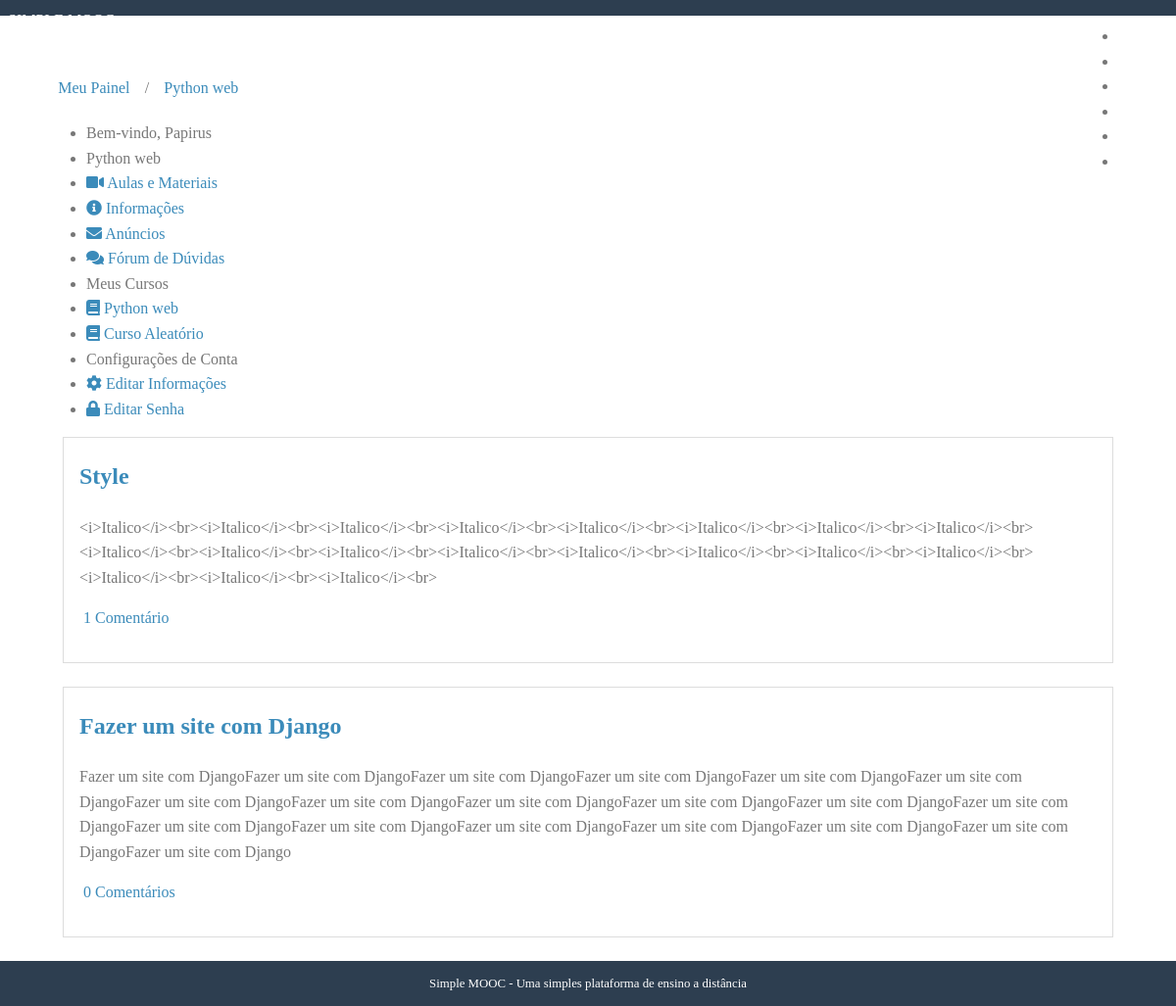
The app's page /cursos/python-web/anuncios/ (signed in) with its own data.
### courses/models.py (models this page shows, shortened)
class Course(models.Model):
    name = models.CharField('Nome', max_length=100)
    slug = models.SlugField('Atalho')
    description = models.TextField('Descrição', blank=True)
    about = models.TextField('Sobre o curso', blank = True)
    start_date = models.DateField(
        'Data de inicio', null=True, blank=True
    )
    image = models.ImageField(
        upload_to='courses/images', verbose_name='Imagem',
        null=True, blank=True
    )
    created_at = models.DateField(
        'Criado em', auto_now_add=True
    )
    updated_at = models.DateField(
        'Atualizado em', auto_now = True
    )
    objects = CourseManager()
    def __str__(self):
        return self.name
    class Meta:
        verbose_name = 'Curso'
        verbose_name_plural = 'Cursos'
        ordering = ['name']

class Enrollment(models.Model):
    STATUS_CHOICES = (
        (0, 'Pendente'),
        (1, 'Aprovado'),
        (2, 'Cancelado')
    )
    user = models.ForeignKey(
        settings.AUTH_USER_MODEL, verbose_name='Usuário',
        related_name='enrollments', on_delete=models.CASCADE,
    )
    course = models.ForeignKey(
        Course, verbose_name='Curso',
        related_name='enrollments', on_delete=models.CASCADE
    )
    status = models.IntegerField('Situação', choices=STATUS_CHOICES,
        default = 0,
        blank = True,
    )
    created_at = models.DateTimeField('Criado em', auto_now_add=True)
    updated_at = models.DateTimeField('Atualizado em', auto_now=True)
    class Meta:
        verbose_name = 'Inscrição'
        verbose_name_plural = 'Incrições'
        unique_together = (('user', 'course'),)

class Announcement(models.Model):
    course = models.ForeignKey(Course, verbose_name = 'Curso', related_name='announcements', on_delete = models.CASCADE)
    title = models.CharField('Título', max_length=100)
    content = models.TextField('Conteudo')
    created_at = models.DateTimeField('Criado em', auto_now_add=True)
    updated_at = models.DateTimeField('Atualizado em', auto_now=True)
    class Meta:
        verbose_name = 'Anúncio'
        verbose_name_plural = 'Anúncios'
        ordering = ['-created_at']

### accounts/models.py (models this page shows, shortened)
class User(AbstractUser, PermissionsMixin):
    username = models.CharField('Nome do usuário', max_length=30, unique = True,
    validators=[validators.RegexValidator(re.compile('^[\w.@+-]+$'),
            'O nome de usuário só pode conter letras, digitos ou os '
            'seguintes caracteres: @/./+/-/_', 'invalid')]
    )
    email = models.EmailField('E-mail', unique=True)
    name = models.CharField('Nome', max_length=100, blank=True)
    is_active = models.BooleanField('Está Ativo?', blank=True, default=True)
    is_staff = models.BooleanField('É da equipe', blank=True, default=False)
    is_superuser = models.BooleanField('É da equipe', blank=True, default=False)
    date_joined = models.DateTimeField('Data de Entrada', auto_now_add=True)
    objects = UserManager()
    USERNAME_FIELD = 'username'
    REQUIRED_FIELDS = ['email']
    def __str__(self):
        return self.name or self.username
    class Meta:
        verbose_name = 'Usuário'
        verbose_name_plural = 'Usuários'

### courses/decorators.py (the view, shortened to what this page needs)
    def _wrapper(request, *args, **kwargs):
        slug = kwargs['slug']
        course = get_object_or_404(Course, slug=slug)
        has_permission = request.user.is_staff
        if not has_permission:
            messages.error(request, message)
            return redirect('accounts:dashboard')
        request.course = course
        return view_func(request, *args, **kwargs)

### accounts/templatetags/courses_tags.py (called while the page is built)
@register.simple_tag
def load_my_courses(user):
    return Enrollment.objects.filter(user=user)

### courses/views.py (called while the page is built)
@login_required
@enrollment_required
def announcements(request, slug):
    course = request.course
    template = 'courses/announcements.html'
    context = {
        'course': course,
        'announcements': course.announcements.all()
    }
    return render(request, template, context)

### courses/templates/courses/announcements.html (shortened to what this page needs)
{% extends "courses/course_dashboard.html" %}
{% block dashboard_content %}
    {% for announcement in announcements %}
        <div class="well">
            <h2><a href="{% url 'courses:show_announcement' course.slug announcement.pk %}">{{ announcement.title }}</a></h2>
            {{ announcement.content|linebreaks }}
            <p>
                <a href="{% url 'courses:show_announcement' course.slug announcement.pk %}#comments" title="">
                    {% with comments_count=announcement.comments.count %}
                        {{ comments_count }}
                        Comentário{{ comments_count|pluralize }}
                    {% endwith %}
                </a>
            </p>
        </div>
        {% empty %}
        <div class="well">
            <h2>Nenhum anúncio criado</h2>
        </div>
    {% endfor %}
{% endblock dashboard_content %}

### courses/templates/courses/course_dashboard.html
{% extends "accounts/dashboard.html" %}
{% block breadcrumb %}
    {{ block.super }}
    <li>/</li>
    <li>
        <a href="{% url 'courses:announcements' course.slug %}">{{ course }}</a>
    </li>
{% endblock breadcrumb %}
{% block menu_options %}
    <li class="pure-menu-heading">
        {{ course }}
    </li>
    <li>
        <a href="{% url 'courses:lessons' course.slug %}">
            <i class="fa fa-video"></i>
            Aulas e Materiais
        </a>
    </li>
    <li>
        <a href="#">
            <i class="fa fa-info-circle"></i>
            Informações
        </a>
    </li>
    <li>
        <a href="{% url 'courses:announcements' course.slug %}">
            <i class="fa fa-envelope"></i>
            Anúncios
        </a>
    </li>
    <li>
        <a href="#">
            <i class="fa fa-comments"></i>
            Fórum de Dúvidas
        </a>
    </li>
    {{ block.super }}
{% endblock menu_options %}

### accounts/templates/accounts/dashboard.html (shortened to what this page needs)
{% extends 'base.html' %}
{% load courses_tags %}
{% block content %}
    {% load_my_courses user as enrollments %}
    <div class="pure-g-r content-ribbon">
        <div class="pure-u-1">
            <ul class="breadcrumb">
                {% block breadcrumb %}
                    <li>
                        <a href="{% url 'accounts:dashboard' %}">Meu Painel</a></li>
                {% endblock breadcrumb %}
            </ul>
        </div>
        <div class=" pure-u-1-3"="pure-u-1-3"">
                            <div class="pure-menu pure-menu-open">
                                <ul>
                                    <li class="pure-menu-heading">
                                        Bem-vindo,
                                        {{ user }}
                                    </li>
                                    {% block menu_options %}
                                        <li class="pure-menu-heading">Meus Cursos</a>
                                        {% for enrollment in enrollments %}
                                            <li>
                                                <a href="{% url 'courses:announcements' enrollment.course.slug %}">
                                                    <i class="fas fa-book"></i>
                                                    {{ enrollment.course }}
                                                </a>
                                            </li>
                                            {% empty %}
                                            <li>Nenhum curso encontrado</li>
                                        {% endfor %}
                                        <li class="pure-menu-heading">Configurações de Conta</li>
                                        <li>
                                            <a href="{% url 'accounts:edit' %}">
                                                <i class="fas fa-cog"></i>
                                                Editar Informações
                                            </a>
                                        </li>
                                        <li>
                                            <a href="{% url 'accounts:edit_password' %}">
                                                <i class="fas fa-lock"></i>
                                                Editar Senha
                                            </a>
                                        </li>
                                    {% endblock menu_options %}
                                </ul>
                            </div>
                        </div>
                        <div class="pure-u-2-3">
                            <div class="inner">
                                {% block dashboard_content %}{% endblock dashboard_content %}
                            </div>
                        </div>
                    </div>
                {% endblock content %}

### core/static/css/styles.css (style rules this page uses)
* { -webkit-box-sizing: border-box; -moz-box-sizing: border-box; box-sizing: border-box; }
body { margin: 0 auto; line-height: 1.7em; }
a { color: #3b8bba; }
.content .content-ribbon { margin: 1.5em 3em; }
.inner { padding: 0em 1em; }
.inner p { margin-top: 0; }
ul.breadcrumb { padding: 0; }
ul.breadcrumb li { display: inline-block; }
ul.breadcrumb li a { display: inline-block; padding: 0.3em 0.7em; }
body { min-width: 320px; color: #777; line-height: 1.6; }
h1, h2, h3, h4, h5, h6 { font-weight: bold; color: rgb(75, 75, 75); }
a { color: #3b8bba; text-decoration: none; }
.well { border: 1px solid #ddd; padding: 0em 1em 1em 1em; margin-bottom: 1.5em; }

### records on screen
Course: name "Python web"
User: name "Papirus"
Enrollment: course "Python web"
Enrollment: course "Curso Aleatório"
Announcement: title "Style", content "<i>Italico</i><br><i>Italico</i><br><i>Italico</i><br><i>Italico</i><br><i>Italico</i><br><i>Italico</i><br><i>Italico</i><br><i>Italico</i><br><i>Italico</i><br><i>Italico</i><br><i>Italico</i><br><i>Italico</i><br><i>Italico</i><br><i>Italico</i><br><i>Italico</i><br><i>Italico</i><br><i>Italico</i><br><i>Italico</i><br><i>Italico</i><br>", comments.count "1"
Announcement: title "Fazer um site com Django", content "Fazer um site com DjangoFazer um site com DjangoFazer um site com DjangoFazer um site com DjangoFazer um site com DjangoFazer um site com DjangoFazer um site com DjangoFazer um site com DjangoFazer um site com DjangoFazer um site com DjangoFazer um site com DjangoFazer um site com DjangoFazer um site com DjangoFazer um site com DjangoFazer um site com DjangoFazer um site com DjangoFazer um site com DjangoFazer um site com DjangoFazer um site com Django", comments.count "0"
